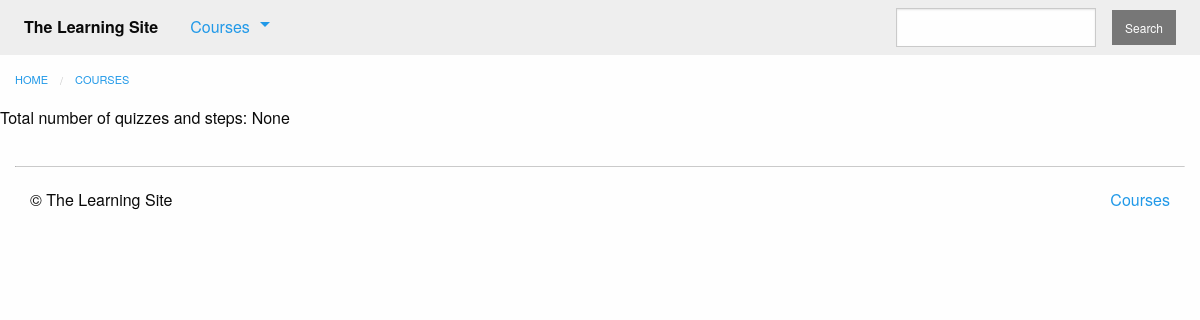
Before: /courses/ with the older database file.
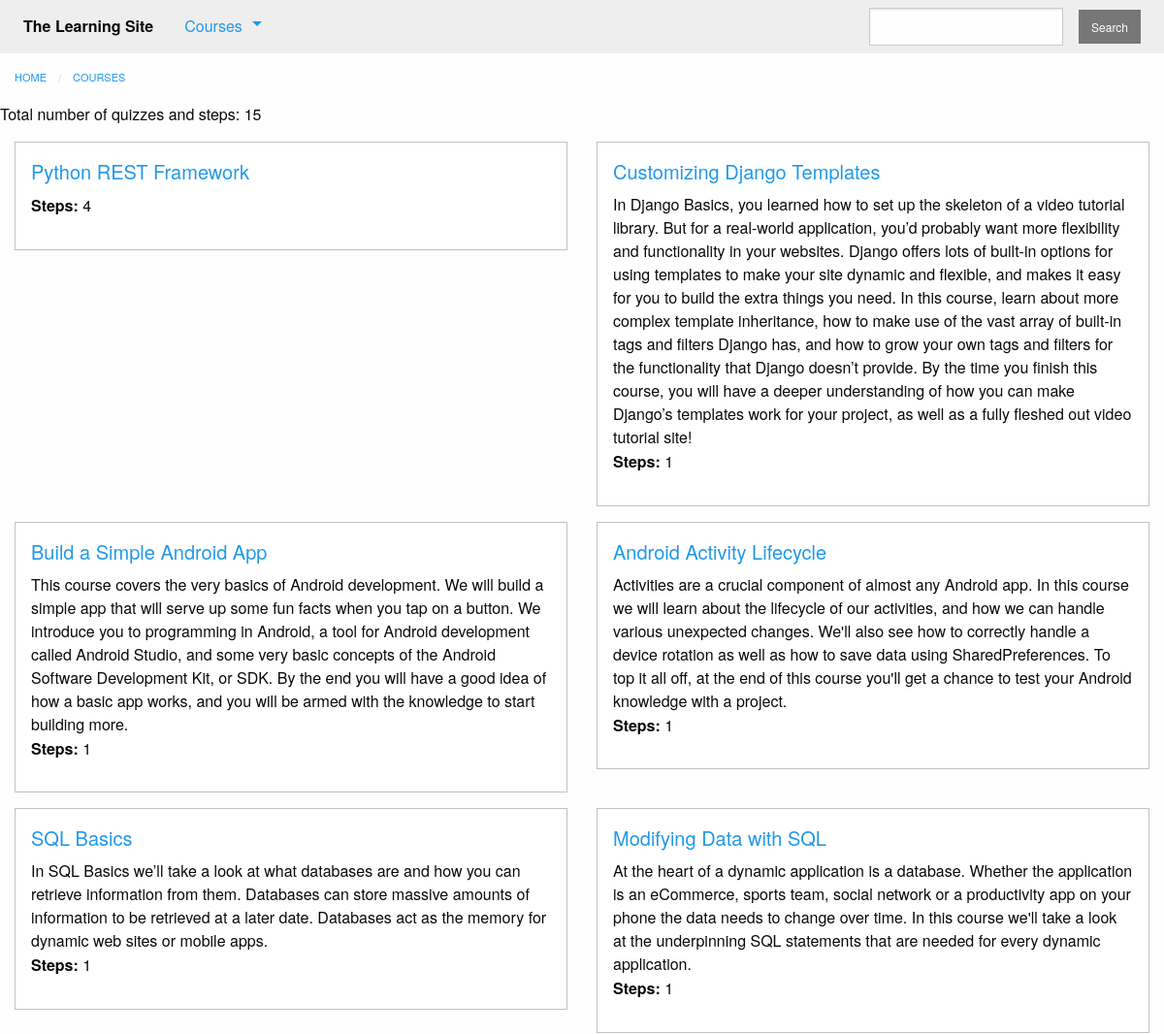
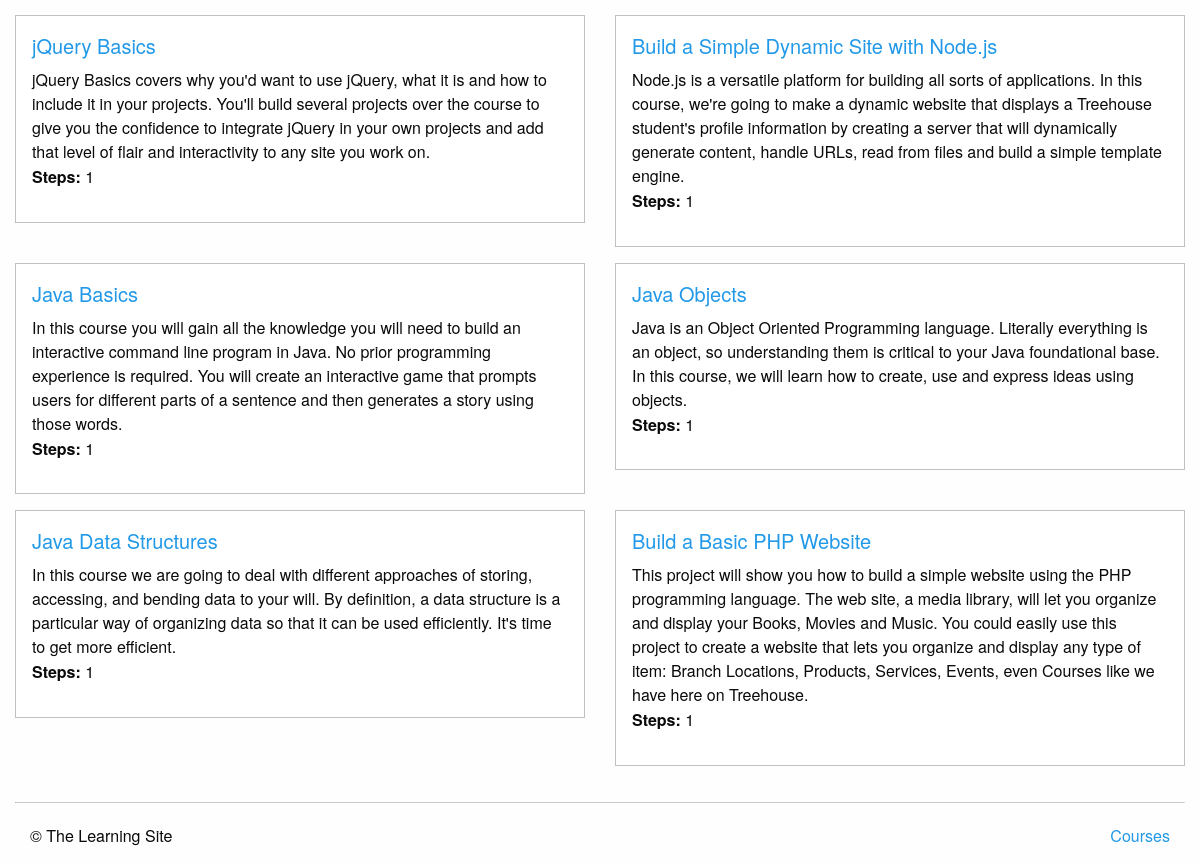
After: the same page with the newer database file (2 pictures, top to bottom).
### courses/models.py (models this page shows, shortened)
class Course(models.Model):
    created_at = models.DateTimeField(auto_now_add=True)
    title = models.CharField(max_length=255)
    description = models.TextField()
    teacher = models.ForeignKey(User, on_delete=models.CASCADE)
    subject = models.CharField(default='', max_length=100)
    published = models.BooleanField(default=False)

### courses/views.py (the view)
def course_list(request):
    courses = models.Course.objects.filter(
        published=True
    ).annotate(
        total_steps=Count('text', distinct=True) + Count('quiz', distinct=True)
    )
    total = courses.aggregate(total=Sum('total_steps'))
    return render(request, 'courses/course_list.html', {
        'courses': courses,
        'total': total
    })

### courses/templatetags/course_extras.py (called while the page is built)
@register.inclusion_tag('courses/course_nav.html')
def nav_courses_list():
    courses = Course.objects.filter(
        published=True
    ).order_by(
        '-created_at'
    ).values(
        'id', 'title'
    )[:5]
    return {'courses': courses}

### courses/templates/courses/course_list.html (shortened to what this page needs)
{% extends "courses/layout.html" %}
{% block content %}
    <div class="row columns">
        {{ block.super }}
    </div>
    <p>Total number of quizzes and steps: {{ total.total }}</p>
    <div class="row">
        {%  for course in courses %}
            <div class="small-6 columns">
                <div class="callout">
                    <h5><a href="{% url 'courses:detail' pk=course.pk %}">{{ course.title }}</a></h5>
                    <div class="card-copy">
                        {{ course.description }}
                        {% if course.total_steps %}
                            <p>
                                <strong>Steps:</strong> {{ course.total_steps }}
                            </p>
                        {% endif %}
                    </div>
                </div>
            </div>
            {% if forloop.counter|divisibleby:"2" %}
                </div>
                <div class="row">
            {% endif %}
        {% endfor %}
    </div>
{% endblock %}

### courses/templates/courses/layout.html (shortened to what this page needs)
{% extends "layout.html" %}
{% block content %}
    <ul class="breadcrumbs">
        <li><a href="{% url 'home' %}">Home</a></li>
        <li><a href="{% url 'courses:list' %}">Courses</a></li>
    </ul>
{% endblock %}

### templates/layout.html (shortened to what this page needs)
<!doctype html>
{% load static from staticfiles %}
{% load course_extras %}
<html class="no-js" lang="en">
    <head>
        <link rel="stylesheet" href="{% static 'css/foundation.min.css' %}">
        <link rel="stylesheet" href="{% static 'css/layout.css' %}">
    </head>
    <body>
        <nav class="top-bar" role="navigation">
            <section class="top-bar-left">
                <ul class="dropdown menu" data-dropdown-menu role="menubar">
                    <li class="menu-text">The Learning Site</li>
                    <li class="has-submenu">
                        <a href="#">Courses</a>
                    </li>
                </ul>
            </section>
            <section class="top-bar-right">
                <form action="{% url 'courses:search' %}" method="GET">
                    <ul class="menu">
                        <li><input type="search" name="q"></li>
                        <li><button type="button" class="secondary small button">Search</button> </li>
                    </ul>
                </form>
            </section>
        </nav>
        {% block content %}{% endblock %}
        <footer class="row columns">
            <hr/>
            <div class="small-6 columns">
                <p>&copy; The Learning Site</p>
            </div>
            <div class="small-6 columns">
                <ul class="inline-list no-bullet float-right">
                    <li><a href="{% url 'courses:list' %}">Courses</a></li>
                </ul>
            </div>
        </footer>
    </body>
</html>

### assets/css/layout.css (style rules this page uses)
.top-bar { margin-bottom: 1rem; }

Changed rows visible on the page:
now on this page (row edited): Course: title "Python REST Framework", total_steps "4"
added Course: title "Customizing Django Templates", description "In Django Basics, you learned how to set up the skeleton of a video tutorial library. But for a real-world application, you’d probably want more flexibility and functionality in your websites. Django offers lots of built-in options for using templates to make your site dynamic and flexible, and makes it easy for you to build the extra things you need. In this course, learn about more complex template inheritance, how to make use of the vast array of built-in tags and filters Django has, and how to grow your own tags and filters for the functionality that Django doesn’t provide. By the time you finish this course, you will have a deeper understanding of how you can make Django’s templates…", total_steps "1"
added Course: title "Build a Simple Android App", description "This course covers the very basics of Android development. We will build a simple app that will serve up some fun facts when you tap on a button. We introduce you to programming in Android, a tool for Android development called Android Studio, and some very basic concepts of the Android Software Development Kit, or SDK. By the end you will have a good idea of how a basic app works, and you will be armed with the knowledge to start building more.", total_steps "1"
added Course: title "Android Activity Lifecycle", description "Activities are a crucial component of almost any Android app. In this course we will learn about the lifecycle of our activities, and how we can handle various unexpected changes. We'll also see how to correctly handle a device rotation as well as how to save data using SharedPreferences. To top it all off, at the end of this course you'll get a chance to test your Android knowledge with a project.", total_steps "1"
added Course: title "SQL Basics", description "In SQL Basics we’ll take a look at what databases are and how you can retrieve information from them. Databases can store massive amounts of information to be retrieved at a later date. Databases act as the memory for dynamic web sites or mobile apps.", total_steps "1"
added Course: title "Modifying Data with SQL", description "At the heart of a dynamic application is a database. Whether the application is an eCommerce, sports team, social network or a productivity app on your phone the data needs to change over time. In this course we'll take a look at the underpinning SQL statements that are needed for every dynamic application.", total_steps "1"
added Course: title "jQuery Basics", description "jQuery Basics covers why you'd want to use jQuery, what it is and how to include it in your projects. You'll build several projects over the course to give you the confidence to integrate jQuery in your own projects and add that level of flair and interactivity to any site you work on.", total_steps "1"
added Course: title "Build a Simple Dynamic Site with Node.js", description "Node.js is a versatile platform for building all sorts of applications. In this course, we're going to make a dynamic website that displays a Treehouse student's profile information by creating a server that will dynamically generate content, handle URLs, read from files and build a simple template engine.", total_steps "1"
added Course: title "Java Basics", description "In this course you will gain all the knowledge you will need to build an interactive command line program in Java. No prior programming experience is required. You will create an interactive game that prompts users for different parts of a sentence and then generates a story using those words.", total_steps "1"
added Course: title "Java Objects", description "Java is an Object Oriented Programming language. Literally everything is an object, so understanding them is critical to your Java foundational base. In this course, we will learn how to create, use and express ideas using objects.", total_steps "1"
added Course: title "Java Data Structures", description "In this course we are going to deal with different approaches of storing, accessing, and bending data to your will. By definition, a data structure is a particular way of organizing data so that it can be used efficiently. It's time to get more efficient.", total_steps "1"
added Course: title "Build a Basic PHP Website", description "This project will show you how to build a simple website using the PHP programming language. The web site, a media library, will let you organize and display your Books, Movies and Music. You could easily use this project to create a website that lets you organize and display any type of item: Branch Locations, Products, Services, Events, even Courses like we have here on Treehouse.", total_steps "1"
Other visible differences:
{{ total.total }}: "None" → "15"
